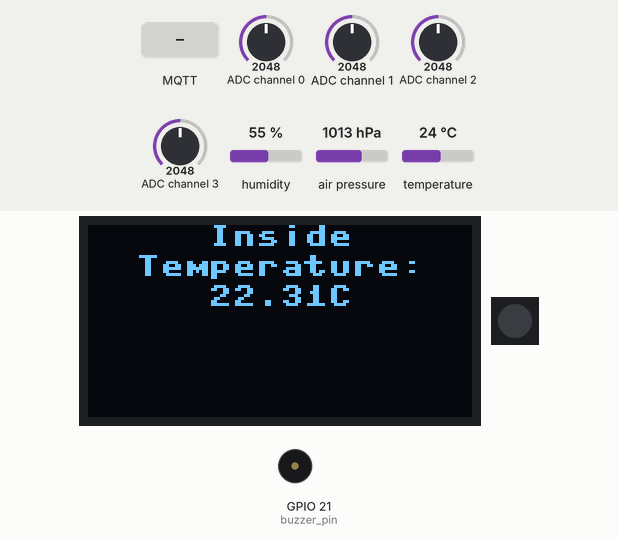
Simulated run of this program. Board: ESP32 board running MicroPython. Shown: 128×64 one-colour display, 1 RGB LEDs in strip order, left to right, buzzer (waves = sounding). The inputs (shaded band) are chosen by the test bench; at power-on: ADC channel 0 = 2048, ADC channel 1 = 2048, ADC channel 2 = 2048, ADC channel 3 = 2048, humidity 55 %, air pressure 1013 hPa, temperature 24 °C (analog values on the 0–4095 scale). WiFi joins after 1.5 s; no MQTT or app messages arrive unless stated; library files of the repository ran but are not shown: bme280.py, sh1106.py; what the program prints to the serial console is not drawn.

Above: at 6.5 s.
6.6 s: ADC channel 0 set to 3537
8.1 s: ADC channel 0 set to 3654
At 10.0 s:
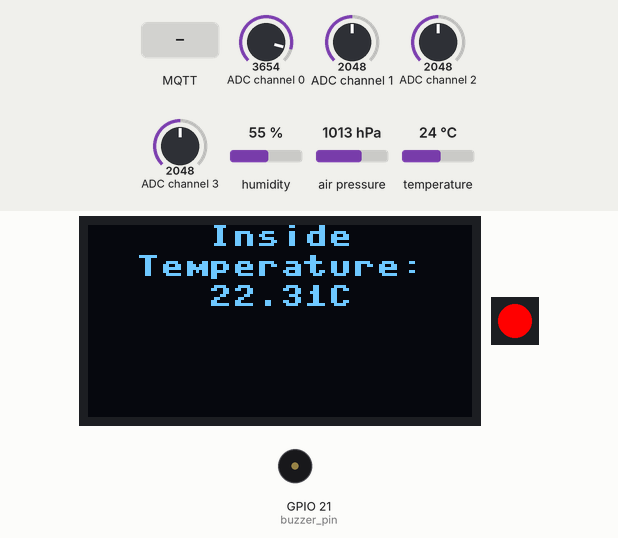
12.2 s: ADC channel 1 set to 3548
16.3 s: ADC channel 1 set to 3639
At 18.1 s:
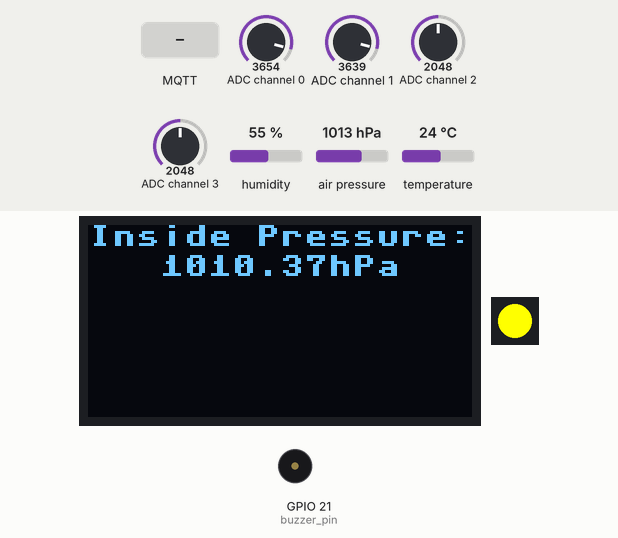
20.4 s: MQTT message "1" arrives on the first subscribed topic
At 24.4 s:
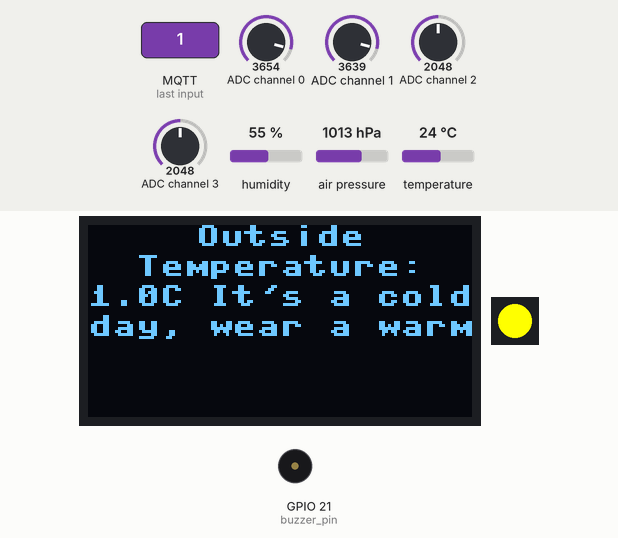
24.5 s: ADC channel 1 set to 1228
At 26.2 s:
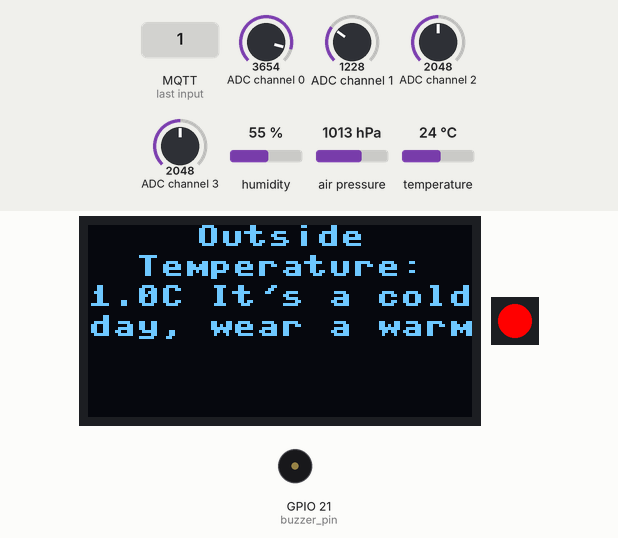
Timing chart, 0 to 47.9 s (numbered marks = the images above; inputs shaded):
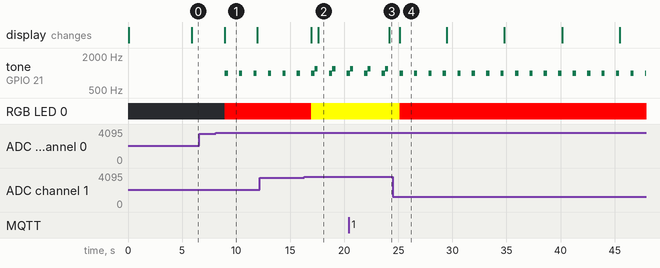

Measured:
- the behaviour switches between 3602 and 3603 on ADC channel 0 (found by bisection; images 0 and 1)
- the behaviour switches between 3602 and 3603 on ADC channel 1 (found by bisection; images 1 and 2)
- after the input at 6.6 s, every drawn part: stays the same
- after the input at 8.1 s, tone on GPIO 21 (buzzer_pin): alternates 1000 Hz for 0.30 s and silent for 1.0 s, starting after 0.86 s
- after the input at 20.4 s, the display: changes after 3.7 s (image 3)
- what the display in image 1 shows lasts 3.0 s, from 9.0 s to 12.0 s

The program:

MainMain.py
```python
# main.py
import time
import machine
import bme280
from neopixel import NeoPixel  # Library for controlling the RGB LED
import sh1106  # Using the SH1106 driver for your OLED
import mqtt_connection  # Import the MQTT connection module

# --- SPI SETUP for the MCP3008 ADC ---
spi = machine.SPI(
    1,  # Using HSPI
    baudrate=1_000_000,
    polarity=0,
    phase=0,
    sck=machine.Pin(6),  # SPI clock
    mosi=machine.Pin(5),  # Master-Out Slave-In
    miso=machine.Pin(7)   # Master-In Slave-Out
)
cs = machine.Pin(4, machine.Pin.OUT)
cs.value(1)  # Deselect the MCP3008

# --- Buzzer (Active Speaker) SETUP ---
buzzer_pin = machine.Pin(21, machine.Pin.OUT)
buzzer = machine.PWM(buzzer_pin)
buzzer.duty(0)

def beep(frequency=2000, duration=0.1):
    """
    Plays a beep sound at the given frequency and duration.
    """
    buzzer.freq(frequency)
    buzzer.duty(512)  # 50% duty cycle
    time.sleep(duration)
    buzzer.duty(0)    # Turn off the buzzer

def read_mcp3008(channel):
    """
    Reads the MCP3008 ADC on the specified channel (0-7)
    and returns a 10-bit value.
    """
    buf = bytearray(3)
    buf[0] = 0x01  # Start bit
    buf[1] = (0x08 + channel) << 4  # Channel selection + config
    buf[2] = 0x00  # Placeholder

    cs.value(0)  # Select the MCP3008
    spi.write_readinto(buf, buf)
    cs.value(1)  # Deselect the MCP3008

    result = ((buf[1] & 0x03) << 8) | buf[2]
    return result

# --- I2C SETUP for the BME280 sensor ---
i2c = machine.I2C(0, sda=machine.Pin(2), scl=machine.Pin(3), freq=400000)
print("I2C scan:", i2c.scan())
bme = bme280.BME280(i2c=i2c)

# --- Display (SH1106) SETUP ---
display = sh1106.SH1106_I2C(128, 64, i2c, addr=0x3C)
display.fill(0)
display.show()

# --- RGB LED SETUP ---
led_pin = machine.Pin(8, machine.Pin.OUT)
led = NeoPixel(led_pin, 1)

def set_led_color(red, green, blue):
    led[0] = (red, green, blue)
    led.write()

# --- Motion Sensor SETUP ---
# Using a pull-up resistor; for this sensor active LOW means motion detected.
motion_sensor = machine.Pin(22, machine.Pin.IN, machine.Pin.PULL_UP)

# --- Variables for display update and motion control ---
display_state = 0  # 0: Temperature, 1: Humidity, 2: Pressure
last_display_update = time.ticks_ms()
last_motion_time = 0  # Timestamp of the last motion event
DISPLAY_TIMEOUT = 10000  # Display remains on for 10 seconds after motion stops (in ms)
THRESHOLD = 900  # ADC threshold for LED control


def update_display(message):
    display.fill(0)  # Clear display

    max_chars_per_line = 16  # Max characters per line (for 8x8 font)
    words = message.split()  # Split message into words
    lines = []
    current_line = ""

    # Build lines ensuring words are not cut
    for word in words:
        if len(current_line) + len(word) + 1 <= max_chars_per_line:
            current_line += " " + word if current_line else word
        else:
            lines.append(current_line)
            current_line = word

    if current_line:
        lines.append(current_line)  # Add last line

    # Ensure only 4 lines are displayed
    for i, line in enumerate(lines[:4]):
        text_width = len(line) * 8  # Width of the text in pixels
        x = (128 - text_width) // 2  # Centering formula
        y = i * 10  # Spacing between lines
        display.text(line, x, y)  # Draw centered text

    display.show()

def scroll_text(message, delay=0.1):
    """Scrolls long text horizontally while keeping words intact and centered vertically."""
    display.fill(0)

    max_width = 128  # OLED width in pixels
    max_chars = max_width // 8  # 16 chars per line (since font is 8x8 pixels)

    words = message.split()
    lines = []
    current_line = ""

    # Build lines ensuring words are not cut
    for word in words:
        if len(current_line) + len(word) + 1 <= max_chars:
            current_line += " " + word if current_line else word
        else:
            lines.append(current_line)
            current_line = word

    if current_line:
        lines.append(current_line)  # Add last line

    # If the message fits on screen, display it normally
    if len(lines) <= 4:
        update_display(message)
        return

    # Scroll effect if more than 4 lines
    y_position = (64 - 8) // 2  # Center vertically

    full_text = "  ".join(lines)  # Combine lines with space for smooth scrolling
    text_width = len(full_text) * 8  # Total width in pixels

    # Scroll text from right to left
    for offset in range(-max_width, text_width):
        display.fill(0)  # Clear screen
        display.text(full_text[max(0, offset//8):], -offset % text_width, y_position)
        display.show()
        time.sleep(delay)

# --- MQTT Setup ---
# Define your topics here in the main file.
#TOPIC_ADC    = b"home/esp32/adc"
TOPIC_TEMP   = b"home/esp32/temp"
TOPIC_HUM    = b"home/esp32/hum"
TOPIC_PRESS  = b"home/esp32/press"
TOPIC_STATUS = b"home/esp32/status"

# Connect to WiFi and MQTT broker
mqtt_connection.connect_wifi()
mqtt_client = mqtt_connection.mqtt_connect()

# Publish an initial status message
if mqtt_client:
    mqtt_connection.publish_data(mqtt_client, TOPIC_STATUS, b"ESP32 Test Online")
    mqtt_connection.mqtt_subscribe(mqtt_client)  # Pass functions


# Checks what the outside Temp is and give a Hint for the User
def process_received_temperature():
    temp = mqtt_connection.received_temperature
    if temp is not None:
        if temp > 25:
            return f"Outside Temperature: {temp}C It's sunny, take your sunglasses!"
        elif temp < 10:
            return f"Outside Temperature: {temp}C It's a cold day, wear a warm coat!"
        else:
            return f"It's {temp}C Outside, enjoy your day!"
    else:
        return "No temperature data received yet."


def process_received_transport_info():
    """Formats the next transport departure message."""
    transport_info = mqtt_connection.received_transport_info

    if transport_info is not None:
        return "Next Bus: " + transport_info
    else:
        return "No transport data received yet."


while True:
    current_time = time.ticks_ms()

    # Check for motion; if motion is detected, update last_motion_time.
    # With pull-up configuration, a value of 0 means motion.
    if motion_sensor.value() == 1:
        last_motion_time = current_time
        print("Motion detected!")

    # Read ADC values from MCP3008 (pressure sensors)
    adc0 = read_mcp3008(0)
    adc1 = read_mcp3008(1)
    adc2 = read_mcp3008(2)
    adc3 = read_mcp3008(3)
    print("ADC Values:", adc0, adc1, adc2, adc3)

    # Calculate LED color based on ADC readings
    red = 255 if (adc0 >= THRESHOLD or adc3 >= THRESHOLD) else 0
    green = 255 if (adc1 >= THRESHOLD or adc3 >= THRESHOLD) else 0
    blue = 255 if (adc2 >= THRESHOLD) else 0
    set_led_color(red, green, blue)

    # Check each pressure sensor and play a unique sound if triggered
    if adc0 >= THRESHOLD:
        beep(frequency=1000, duration=0.3)  # Sound for sensor 0
    if adc1 >= THRESHOLD:
        beep(frequency=1200, duration=0.3)  # Sound for sensor 1
    if adc2 >= THRESHOLD:
        beep(frequency=1400, duration=0.3)  # Sound for sensor 2
    if adc3 >= THRESHOLD:
        beep(frequency=1600, duration=0.3)  # Sound for sensor 3

    # Read sensor values from BME280 (temperature, pressure, humidity)
    sensor_values = bme.values
    # bme.values returns a tuple of strings: (temperature, pressure, humidity)
    temperature, pressure, humidity = sensor_values
    print("BME280 Values:", temperature, pressure, humidity)

    # Publish BME280 sensor data every second via MQTT
    if mqtt_client:
        mqtt_connection.publish_data(mqtt_client, TOPIC_TEMP, temperature.encode())
        mqtt_connection.publish_data(mqtt_client, TOPIC_HUM, humidity.encode())
        mqtt_connection.publish_data(mqtt_client, TOPIC_PRESS, pressure.encode())
        mqtt_connection.publish_data(mqtt_client, TOPIC_STATUS, b"Online")
        mqtt_client.check_msg()  # This checks for new messages

        # If desired, you could also publish ADC values:
        #mqtt_connection.publish_data(mqtt_client, TOPIC_ADC, str(adc0).encode())


    # Check if the display should remain on (i.e. if motion was detected within the last 10 seconds)
    if time.ticks_diff(current_time, last_motion_time) < DISPLAY_TIMEOUT:
        # Display is on: update the display every 3 seconds
        if time.ticks_diff(current_time, last_display_update) >= 5000:
            if display_state == 0:
                message = f"Inside Temperature: {temperature}"
            elif display_state == 1:
                message = "Inside Humidity: " + humidity
            elif display_state == 2:
                message = "Inside Pressure: " + pressure
            elif display_state == 3:
                message = process_received_temperature()
            elif display_state == 4:
                message = process_received_transport_info()

            if len(message) > 64:  # If too long, scroll it
                scroll_text(message)
            else:  # Otherwise, just display normally
                update_display(message)

            display_state = (display_state + 1) % 5
            last_display_update = current_time

    else:
        # No recent motion: clear the display (turn it off)
        display.fill(0)
        display.show()

    time.sleep(1)
```

mqtt_connection.py
```python
# mqtt_connection.py
import network
import time
from umqtt.simple import MQTTClient

# WiFi Credentials
SSID = "Two Girls One Router"
PASSWORD = "Pommesgesichter"

# MQTT Broker details
MQTT_BROKER = "192.168.178.113"  # Replace with your Home Assistant IP
CLIENT_ID = "esp32-test"
MQTT_PORT = 1883
MQTT_USER = "SmartCarpet"      # If needed
MQTT_PASS = "smartcarpet"      # If needed


def connect_wifi():
    wlan = network.WLAN(network.STA_IF)
    wlan.active(True)
    if not wlan.isconnected():
        print("Connecting to WiFi...")
        wlan.connect(SSID, PASSWORD)
        while not wlan.isconnected():
            time.sleep(0.5)
    print("WiFi connected. IP:", wlan.ifconfig()[0])
    return wlan

def mqtt_connect():
    """
    Creates and connects an MQTT client.
    Returns the connected client or None if connection fails.
    """
    client = MQTTClient(CLIENT_ID, MQTT_BROKER, port=MQTT_PORT, user=MQTT_USER, password=MQTT_PASS)
    try:
        client.connect()
        print("Connected to MQTT broker:", MQTT_BROKER)
    except Exception as e:
        print("MQTT connection failed:", e)
        client = None
    return client

def publish_data(client, topic, payload):
    """
    Publishes data to a given topic using the provided MQTT client.
    Topics and payloads are passed from the main file.
    """
    if client:
        try:
            client.publish(topic, payload)
            # Uncomment the following line for debugging if desired:
            # print("Published to topic:", topic, "Payload:", payload)
        except Exception as e:
            print("Failed to publish:", e)
    else:
        print("MQTT client is not connected. Data not published.")

# This part is for getting the Information back from SmartHome
received_temperature = None
received_transport_info = None


def mqtt_subscribe(client):
    """Subscribe to Home Assistant topics and handle received messages."""
    topics = [b"esp32c6/wetter", b"esp32c6/transport"]  # Added transport topic

    def message_callback(topic, msg):
        topic_str = topic.decode()
        msg_decoded = msg.decode()

        if topic_str == "esp32c6/wetter":
            process_temperature_message(msg_decoded)
        elif topic_str == "esp32c6/transport":
            process_transport_message(msg_decoded)

    client.set_callback(message_callback)

    for topic in topics:
        client.subscribe(topic)
        print("Subscribed to topic:", topic.decode())


def process_temperature_message(msg):
    """Process received MQTT messages and store the temperature."""
    global received_temperature  # Use the global variable
    try:
        received_temperature = float(msg)  # Convert message to float
        print("Received temperature:", received_temperature)
    except ValueError:
        print("Received non-numeric message, ignoring.")

def process_transport_message(msg):
    """Process received transport messages and store the time."""
    global received_transport_info
    try:
        received_transport_info = msg  # Store as a string
        print("Received transport info:", received_transport_info)
    except ValueError:
        print("Received non-numeric transport time, ignoring.")
```
